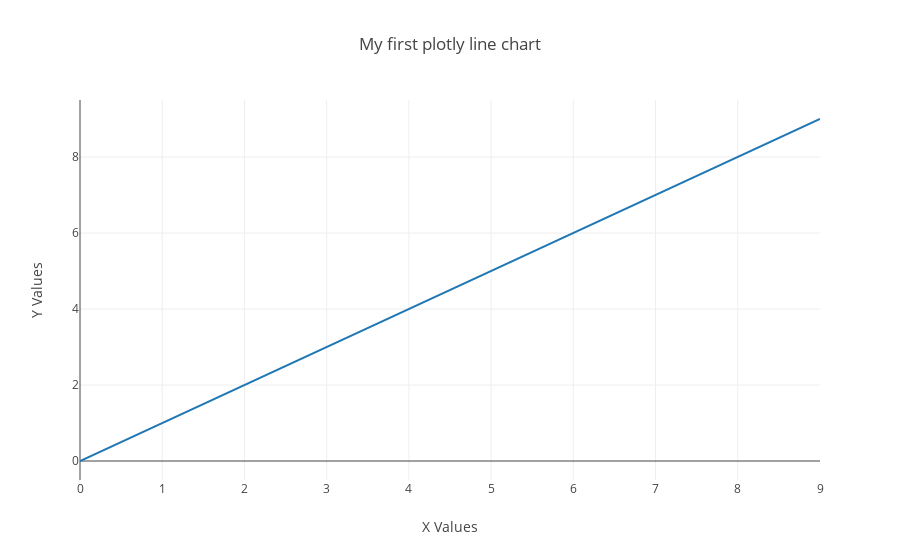

Source (notebook cell):
### Markdown cell above
Plotting the chart:

### Code cell
pyo.iplot(fig)

# Uncomment this to push the chart to the cloud:
#py.plot(fig, filename="My first line chart")

### Figure 1 — Plotly figure (JSON) as saved in the notebook; plotly's stock layout.template omitted (floating-point values rounded to 4 significant figures)
{"data": [{"mode": "lines", "name": "trace1", "type": "scatter", "uid": "5b7344cb-d027-4e7a-aca1-c392398ecb04", "x": [0, 1, 2, 3, 4, 5, 6, 7, 8, 9], "y": [0, 1, 2, 3, 4, 5, 6, 7, 8, 9]}], "layout": {"title": {"text": "My first plotly line chart"}, "xaxis": {"title": {"text": "X Values"}}, "yaxis": {"title": {"text": "Y Values"}}}}
